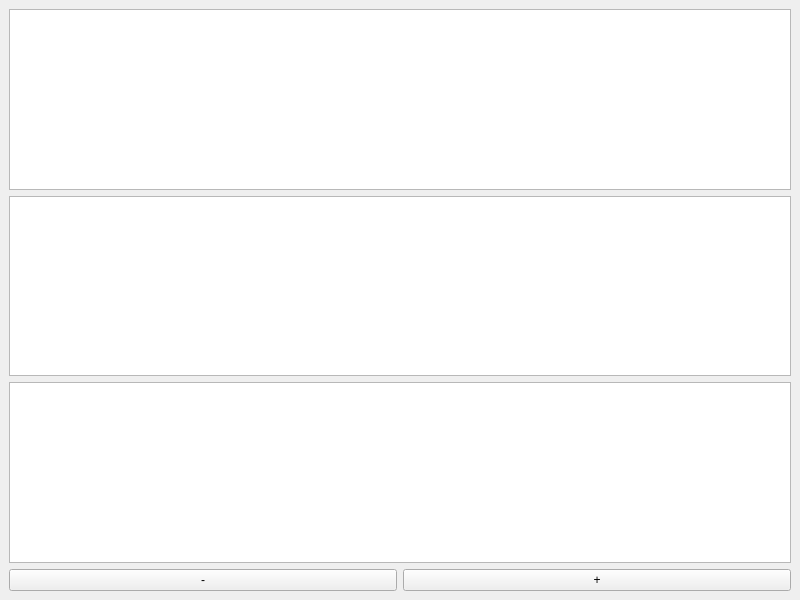
<?xml version="1.0" encoding="UTF-8"?>
<ui version="4.0">
 <class>MainWindow</class>
 <widget class="QMainWindow" name="MainWindow">
  <property name="geometry">
   <rect>
    <x>0</x>
    <y>0</y>
    <width>800</width>
    <height>600</height>
   </rect>
  </property>
  <property name="windowTitle">
   <string>Image Viewer</string>
  </property>
  <widget class="QWidget" name="centralwidget">
   <layout class="QVBoxLayout" name="verticalLayout">
    <item>
     <widget class="QListView" name="listView"/>
    </item>
    <item>
     <widget class="QTreeView" name="treeView"/>
    </item>
    <item>
     <widget class="QTableView" name="tableView"/>
    </item>
    <item>
     <layout class="QHBoxLayout" name="horizontalLayout">
      <property name="leftMargin">
       <number>0</number>
      </property>
      <property name="topMargin">
       <number>0</number>
      </property>
      <property name="rightMargin">
       <number>0</number>
      </property>
      <property name="bottomMargin">
       <number>0</number>
      </property>
      <item>
       <widget class="QPushButton" name="gridMinius">
        <property name="text">
         <string>-</string>
        </property>
       </widget>
      </item>
      <item>
       <widget class="QPushButton" name="gridPlus">
        <property name="text">
         <string>+</string>
        </property>
       </widget>
      </item>
     </layout>
    </item>
   </layout>
  </widget>
 </widget>
 <resources/>
 <connections/>
</ui>
